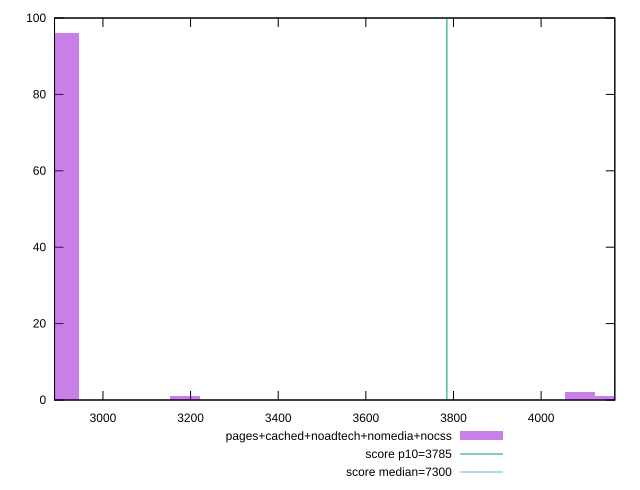

Here is the gnuplot script that generated this plot:
reset

$pagesCachedNoadtechNomediaNocss <<EOF
3187.556612332767 1
2910.377776477744 96
4088.387828861593 2
4157.682537825349 1
EOF

set key outside below
set boxwidth 69.29470896375581
set xrange [2889.522:4168.213]
set yrange [0:100]
set trange [0:100]
set style fill transparent solid 0.5 noborder

set parametric
set terminal svg size 640, 490 enhanced background rgb 'white'
set output "report_00018_2021-02-10T15-25-16.877Z/interactive/comparison/histogram/4_vs_5.svg"

plot $pagesCachedNoadtechNomediaNocss title "pages+cached+noadtech+nomedia+nocss" with boxes, \
     3785,t title "score p10=3785", \
     7300,t title "score median=7300"

reset
